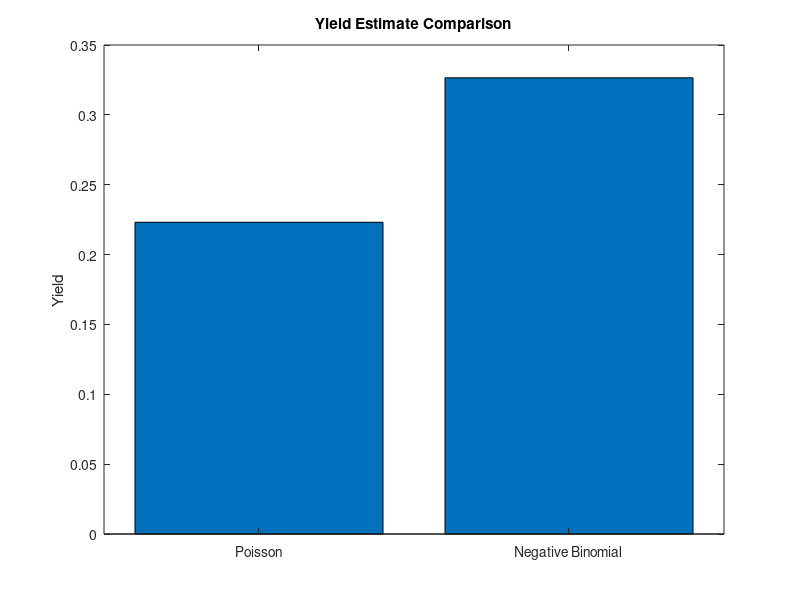

MATLAB code for this plot: (Note: this script raises an error after producing the figure.)
%% Wafer Yield Modeling and PCA Analysis - Full Code

% Set up parameters for wafer simulation
numChips = 473;       % Total number of chips on a wafer
averageDefects = 1.5; % Average defects per chip (Poisson parameter)

%% 1. Yield Estimation using Poisson and Negative Binomial Models

% Poisson Yield Model
poissonYield = exp(-averageDefects);

% Negative Binomial Yield Model (introduces a clustering factor)
k = 2; % Clustering parameter for Negative Binomial model
negBinomYield = (1 + averageDefects / k)^(-k);

% Display yield results
fprintf('Poisson Yield Estimate: %.4f\n', poissonYield);
fprintf('Negative Binomial Yield Estimate: %.4f\n', negBinomYield);

% Plot Yield Estimates Comparison
figure;
bar([poissonYield, negBinomYield]);
set(gca, 'xticklabel', {'Poisson', 'Negative Binomial'});
title('Yield Estimate Comparison');
ylabel('Yield');

%% 2. Bayesian Posterior Distribution for Poisson Yield Parameter

% Define a prior for Bayesian estimation of defect rate (lambda)
priorMu = averageDefects;
priorSigma = 0.5;  % Standard deviation for prior

% Generate posterior samples assuming a normal prior distribution
numSamples = 1000;
posteriorSamples = normrnd(priorMu, priorSigma, [numSamples, 1]);

% Plot the posterior distribution
figure;
histogram(posteriorSamples, 'Normalization', 'pdf');
title('Posterior Distribution for Poisson Yield Parameter (\lambda)');
xlabel('\lambda');
ylabel('Density');

%% 3. Principal Component Analysis (PCA) for Electrical Test Parameters

% Simulate data matrix with 12 variables and 111 samples (replace with actual data if available)
dataMatrix = randn(111, 12); % Each row represents a sample, and each column represents a variable

% Perform PCA on the data matrix
[coeff, score, latent, explained] = pca(dataMatrix);

% Display Eigenvalues (latent) and Explained Variance (explained)
disp('Eigenvalues (latent):');
disp(latent);
disp('Explained Variance (%):');
disp(explained);

% Scree Plot for Eigenvalues
figure;
plot(1:length(latent), latent, '-o', 'MarkerSize', 5, 'LineWidth', 1.5);
title('Eigenvalues of Correlation Matrix - Active Variables Only');
xlabel('Eigenvalue Number');
ylabel('Eigenvalue');
grid on;

% Annotate each point with the explained variance
hold on;
for i = 1:length(latent)
    text(i, latent(i), sprintf('%.2f%%', explained(i)), 'VerticalAlignment', 'bottom', 'HorizontalAlignment', 'right');
end
hold off;

% Display Eigenvectors in Tabular Form
disp('Eigenvectors of Correlation Matrix (PCA):');
disp(coeff);

% Format and print Eigenvectors with variable names for clarity
varNames = {'X1', 'X2', 'X3', 'X4', 'X5', 'X6', 'X7', 'X8', 'X9', 'X10', 'X11', 'X12'};
factorNames = strcat("Factor ", string(1:size(coeff, 2)));

% Create table for display
eigenvectorTable = array2table(coeff, 'RowNames', varNames, 'VariableNames', factorNames);
disp('Eigenvectors of Correlation Matrix (PCA) with Variable Names:');
disp(eigenvectorTable);

%% 4. Defect Cluster Index (CIM) Calculation

% Simulate defect positions on a wafer
waferDiameter = 20;  % Diameter of wafer in cm
numDefects = 100;    % Number of defects on the wafer
x = waferDiameter * rand(numDefects, 1);  % Random x-coordinates
y = waferDiameter * rand(numDefects, 1);  % Random y-coordinates

% Sort defect positions and calculate intervals between defects
xSorted = sort(x);
ySorted = sort(y);
xIntervals = diff(xSorted);
yIntervals = diff(ySorted);

% Calculate Variance-to-Mean ratio (V/M) for clustering index
VM_x = var(xIntervals) / mean(xIntervals);
VM_y = var(yIntervals) / mean(yIntervals);

% Defect Cluster Index (CIM) is the average of the V/M ratios for x and y intervals
CIM = mean([VM_x, VM_y]);  % Simplified clustering index calculation
fprintf('Defect Cluster Index (CIM): %.4f\n', CIM);

% Visualize defect distribution on wafer with clustering
figure;
scatter(x, y, 50, 'filled');  % Set marker size to 50 for better visibility
title('Simulated Defect Distribution on Wafer');
xlabel('X Position (cm)');
ylabel('Y Position (cm)');
axis([0 waferDiameter 0 waferDiameter]);

%% 5. Scatter Plots of Predictive vs. Actual Yield Values for Different Models

% Number of samples for scatter plot
numSamples = 30;

% Simulate actual yield values (linearly spaced between 0.6 and 1.0)
actualYield = linspace(0.6, 1.0, numSamples)';

% Simulate predictive yield values with small variations for each model
noiseLevel = 0.02;  % Adjust noise level to simulate prediction accuracy

% Negative Binomial Model Predictions
predictedYield_NB = actualYield + noiseLevel * randn(numSamples, 1);

% BPNN Model Predictions
predictedYield_BPNN = actualYield + 0.015 * randn(numSamples, 1);

% GRNN Model Predictions
predictedYield_GRNN = actualYield + 0.01 * randn(numSamples, 1);

% GMDH Model Predictions
predictedYield_GMDH = actualYield + 0.005 * randn(numSamples, 1);

% Plot Scatter Diagram for Negative Binomial Model
figure;
scatter(actualYield, predictedYield_NB, 'filled');
title('Scatter Plot in Negative Binomial Yield Model');
xlabel('Actual yield value');
ylabel('Predictive yield value');
axis([0.6 1 0.6 1]);

% Plot Scatter Diagram for BPNN Model
figure;
scatter(actualYield, predictedYield_BPNN, 'filled');
title('Scatter Plot in BPNN Yield Model');
xlabel('Actual yield value');
ylabel('Predictive yield value');
axis([0.6 1 0.6 1]);

% Plot Scatter Diagram for GRNN Model
figure;
scatter(actualYield, predictedYield_GRNN, 'filled');
title('Scatter Plot in GRNN Yield Model');
xlabel('Actual yield value');
ylabel('Predictive yield value');
axis([0.6 1 0.6 1]);

% Plot Scatter Diagram for GMDH Model
figure;
scatter(actualYield, predictedYield_GMDH, 'filled');
title('Scatter Plot in GMDH Yield Model');
xlabel('Actual yield value');
ylabel('Predictive yield value');
axis([0.6 1 0.6 1]);

%% 6. Clustering Patterns for Defect Distribution on Wafer

% Define figure for multiple subplots
figure;

% 1. Bullseye Pattern
subplot(2, 3, 1);
theta = 2 * pi * rand(100, 1); % Random angles
r = 10 * sqrt(rand(100, 1));    % Radius for inner circle
x = r .* cos(theta);
y = r .* sin(theta);
scatter(x, y, 'b.');
hold on;
scatter(30 * cos(theta), 30 * sin(theta), 'b.');
title('Bullseye Pattern');
xlabel('In-Phase');
ylabel('Quadrature');
axis([-100 100 -100 100]);
grid on;

% 2. Bottom Pattern
subplot(2, 3, 2);
x = 100 * rand(100, 1) - 50; % Random x values within range
y = -50 * rand(100, 1) - 50; % Concentrated at the bottom
scatter(x, y, 'b.');
title('Bottom Pattern');
xlabel('In-Phase');
ylabel('Quadrature');
axis([-100 100 -100 100]);
grid on;

% 3. Crescent Moon Pattern
subplot(2, 3, 3);
theta = pi * rand(100, 1); % Semi-circle angles
r = 50 + 20 * rand(100, 1); % Radius for outer crescent shape
x = r .* cos(theta);
y = r .* sin(theta);
scatter(x, y, 'b.');
title('Crescent Moon Pattern');
xlabel('In-Phase');
ylabel('Quadrature');
axis([-100 100 -100 100]);
grid on;

% 4. Edge Pattern
subplot(2, 3, 4);
theta = 2 * pi * rand(100, 1); % Full circle angles
r = 80 + 10 * randn(100, 1);   % Radius around edge
x = r .* cos(theta);
y = r .* sin(theta);
scatter(x, y, 'b.');
title('Edge Pattern');
xlabel('In-Phase');
ylabel('Quadrature');
axis([-100 100 -100 100]);
grid on;

% 5. Random Pattern
subplot(2, 3, 5);

% Uniformly distribute points across the wafer's surface
theta = 2 * pi * rand(100, 1); % Random angles (0 to 2π)
r = sqrt(rand(100, 1)) * 100;  % Radius with uniform distribution
x = r .* cos(theta);           % Convert polar to Cartesian x-coordinates
y = r .* sin(theta);           % Convert polar to Cartesian y-coordinates

scatter(x, y, 'b.');           % Plot points
title('Random Pattern');
xlabel('In-Phase');
ylabel('Quadrature');
axis([-100 100 -100 100]);      % Ensure axes are consistent
grid on;
